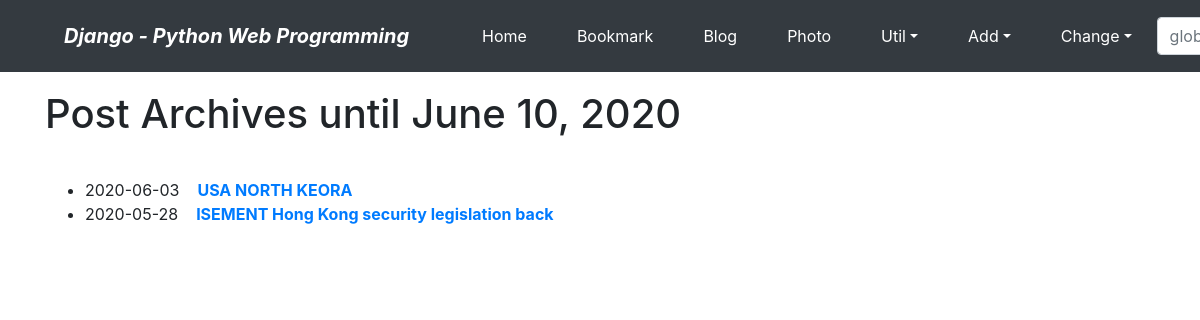
Page /blog/ on the earlier database version.
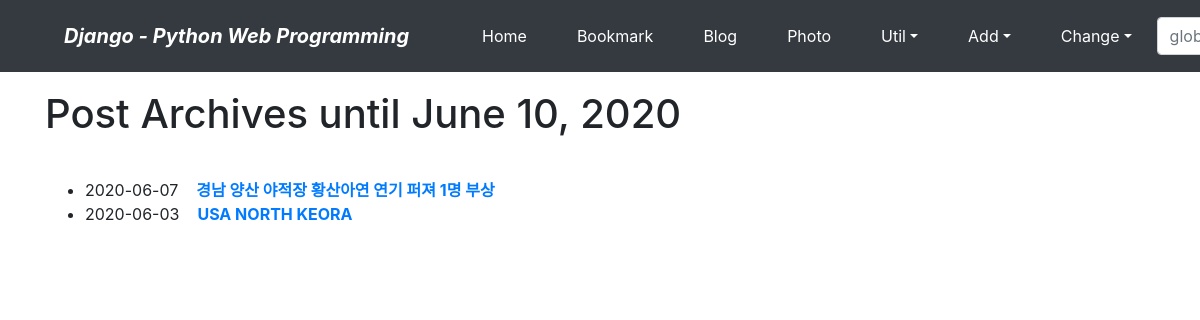
Same page on the later database version.
### blog/models.py (models this page shows, shortened)
class Post(models.Model):
    title = models.CharField(verbose_name='TITLE', max_length=50)
    slug = models.SlugField("SLUG",unique=True, allow_unicode=True, help_text='one word for title alias.')
    description = models.CharField('DESCRIPTION', max_length=100, blank=True, help_text='simple description text.')
    content = models.TextField("CONTENT")
    create_dt = models.DateTimeField('CREATE DATE', auto_now_add=True)
    modify_dt = models.DateTimeField("MODIFY DATE", auto_now=True)
    tags = TaggableManager(blank=True)
    owner = models.ForeignKey(User, on_delete=models.CASCADE, verbose_name='OWNER', blank=True, null=True)
    class Meta:
        verbose_name = 'post'
        verbose_name_plural = 'posts'
        db_table = 'blog_posts'
        ordering = ('-modify_dt',)
    def get_absolute_url(self):
        return reverse('blog:post_detail', args=(self.slug,))

### blog/views.py (the view)
# urls.py: path('',views.PostLV.as_view(), name='index'),
class PostLV(ListView):
    model = Post
    template_name = 'blog/post_all.html'
    context_object_name = 'posts'
    paginate_by = 2

### blog/templates/blog/post_all.html (shortened to what this page needs)
{% extends "base.html" %}
{% block content %}
    <h1>Post Archives until {% now "N d, Y" %}</h1>
    <br/>
    <div>
        <ul>
            {% for post in object_list %}
            <li>{{ post.modify_dt|date:"Y-m-d" }}&nbsp;&nbsp;&nbsp;
            <a href="{{ post.get_absolute_url }}"><strong>{{ post.title }}</strong></a></li>
            {% endfor %}
        </ul>
    </div>
{% endblock %}

Differences in the rows shown:
no longer on this page (row unchanged): Post: modify_dt "2020-05-28", title "ISEMENT Hong Kong security legislation back"
added Post: modify_dt "2020-06-07", title "경남 양산 야적장 황산아연 연기 퍼져 1명 부상"
